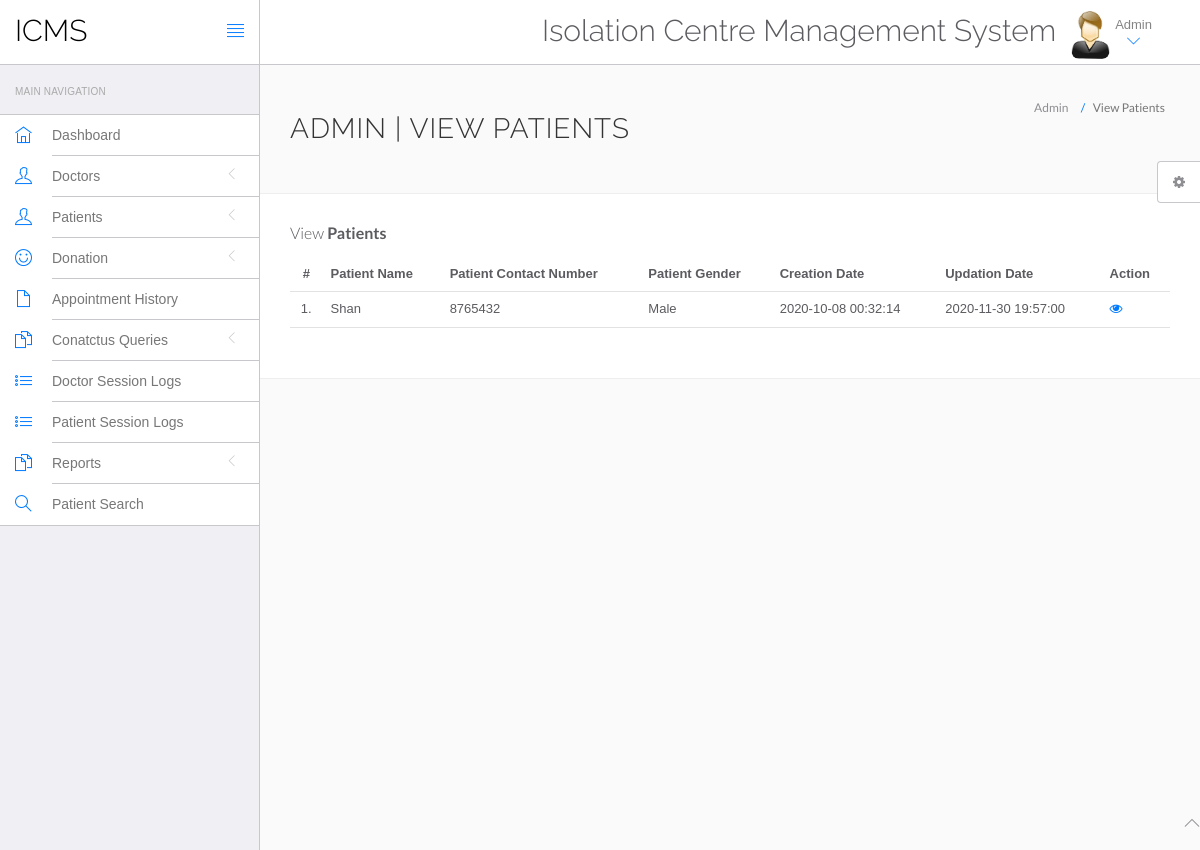
/isolation_centre/icms/admin/manage-patient.php (signed in), run on the app's committed database.
### tables this page shows
CREATE TABLE `tblpatient` (
  `ID` int(10) NOT NULL,
  `Docid` int(10) DEFAULT NULL,
  `PatientName` varchar(200) DEFAULT NULL,
  `PatientContno` bigint(10) DEFAULT NULL,
  `PatientEmail` varchar(200) DEFAULT NULL,
  `PatientGender` varchar(50) DEFAULT NULL,
  `PatientAdd` mediumtext DEFAULT NULL,
  `PatientAge` int(10) DEFAULT NULL,
  `Weight` varchar(50) DEFAULT NULL,
  `Systoms` varchar(50) DEFAULT NULL,
  `PatientMedhis` mediumtext DEFAULT NULL,
  `CreationDate` timestamp NULL DEFAULT current_timestamp(),
  `UpdationDate` timestamp NULL DEFAULT NULL ON UPDATE current_timestamp()
);

### isolation_centre/icms/admin/manage-patient.php (the view, shortened to what this page needs)
<?php
include('include/config.php');
?>
<!DOCTYPE html>
<html lang="en">
	<head>
		<link rel="stylesheet" href="vendor/bootstrap/css/bootstrap.min.css">
		<link rel="stylesheet" href="vendor/fontawesome/css/font-awesome.min.css">
		<link rel="stylesheet" href="vendor/themify-icons/themify-icons.min.css">
		<link href="vendor/animate.css/animate.min.css" rel="stylesheet" media="screen">
		<link href="vendor/perfect-scrollbar/perfect-scrollbar.min.css" rel="stylesheet" media="screen">
		<link href="vendor/switchery/switchery.min.css" rel="stylesheet" media="screen">
		<link href="vendor/bootstrap-touchspin/jquery.bootstrap-touchspin.min.css" rel="stylesheet" media="screen">
		<link href="vendor/select2/select2.min.css" rel="stylesheet" media="screen">
		<link href="vendor/bootstrap-datepicker/bootstrap-datepicker3.standalone.min.css" rel="stylesheet" media="screen">
		<link href="vendor/bootstrap-timepicker/bootstrap-timepicker.min.css" rel="stylesheet" media="screen">
		<link rel="stylesheet" href="assets/css/styles.css">
		<link rel="stylesheet" href="assets/css/plugins.css">
		<link rel="stylesheet" href="assets/css/themes/theme-1.css" id="skin_color" />
	</head>
	<body>
		<div id="app">
<?php include('include/sidebar.php');?>
<div class="app-content">
<?php include('include/header.php');?>
<div class="main-content" >
<div class="wrap-content container" id="container">
<section id="page-title">
<div class="row">
<div class="col-sm-8">
<h1 class="mainTitle">Admin | View Patients</h1>
</div>
<ol class="breadcrumb">
<li>
<span>Admin</span>
</li>
<li class="active">
<span>View Patients</span>
</li>
</ol>
</div>
</section>
<div class="container-fluid container-fullw bg-white">
<div class="row">
<div class="col-md-12">
<h5 class="over-title margin-bottom-15">View <span class="text-bold">Patients</span></h5>
<table class="table table-hover" id="sample-table-1">
<thead>
<tr>
<th class="center">#</th>
<th>Patient Name</th>
<th>Patient Contact Number</th>
<th>Patient Gender </th>
<th>Creation Date </th>
<th>Updation Date </th>
<th>Action</th>
</tr>
</thead>
<tbody>
<?php
$sql=mysqli_query($con,"select * from tblpatient");
$cnt=1;
while($row=mysqli_fetch_array($sql))
{
?>
<tr>
<td class="center"><?php echo $cnt;?>.</td>
<td class="hidden-xs"><?php echo $row['PatientName'];?></td>
<td><?php echo $row['PatientContno'];?></td>
<td><?php echo $row['PatientGender'];?></td>
<td><?php echo $row['CreationDate'];?></td>
<td><?php echo $row['UpdationDate'];?>
</td>
<td>
<a href="view-patient.php?viewid=<?php echo $row['ID'];?>"><i class="fa fa-eye"></i></a>
</td>
</tr>
<?php
$cnt=$cnt+1;
 }?></tbody>
</table>
</div>
</div>
</div>
</div>
</div>
</div>
</div>
	<?php include('include/footer.php');?>
	<?php include('include/setting.php');?>
	</body>
</html>

### isolation_centre/icms/admin/assets/css/themes/theme-1.css (style rules this page uses)
body { background: #FAFAFA; }

### data on the page
tblpatient: PatientName "Shan", PatientContno "8765432", PatientGender "Male", CreationDate "2020-10-08 00:32:14", UpdationDate "2020-11-30 19:57:00"
